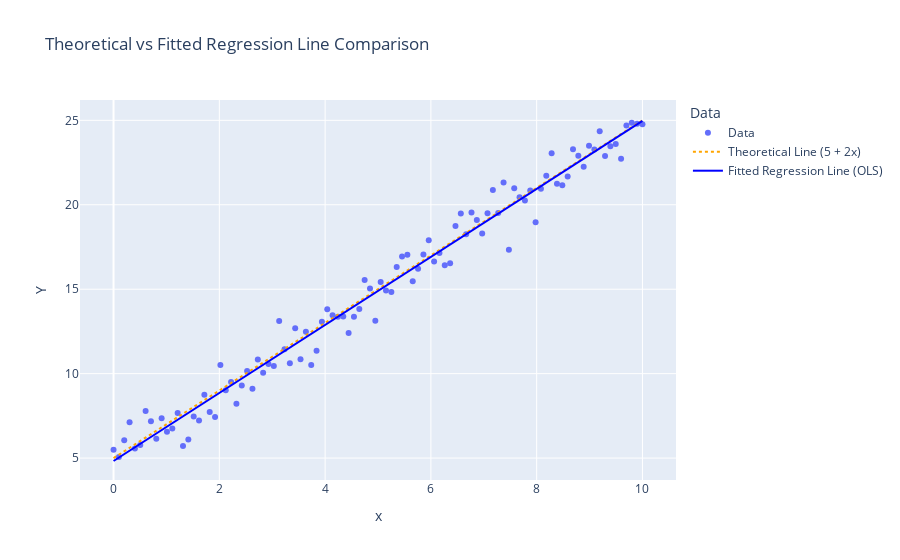

Here is the notebook cell this chart was saved with:
### Markdown cell above
### Question 3

### Code cell
import pandas as pd
import numpy as np
import statsmodels.formula.api as smf
import plotly.graph_objects as go
import plotly.express as px

# Parameters of the linear model (from Question 1)
beta0 = 5       # Intercept
beta1 = 2       # Slope
sigma = 1       # Standard deviation of the error term

# Generate predictor variable (x) and response variable (Y)
np.random.seed(42)
n = 100
x = np.linspace(0, 10, n)
epsilon = np.random.normal(0, sigma, size=n)
Y = beta0 + beta1 * x + epsilon

# Combine x and Y into a DataFrame
df = pd.DataFrame({"x": x, "Y": Y})

# Fitting a Simple Linear Regression model using statsmodels (from Question 2)
model_data_specification = smf.ols("Y ~ x", data=df)
fitted_model = model_data_specification.fit()

# Create scatter plot using Plotly Express
df['Data'] = 'Data'  # Hack to add data to the legend
fig = px.scatter(df, x='x', y='Y', color='Data', title='Theoretical vs Fitted Regression Line Comparison')

# Adding the theoretical line (from Question 1)
x_range = np.array([df['x'].min(), df['x'].max()])
y_theoretical = beta0 + beta1 * x_range
fig.add_scatter(x=x_range, y=y_theoretical, mode='lines',
                name="Theoretical Line (5 + 2x)", 
                line=dict(dash='dot', color='orange'))

# Adding the fitted line (from Question 2)
fig.add_scatter(x=df['x'], y=fitted_model.fittedvalues,
                line=dict(color='blue'), name="Fitted Regression Line (OLS)")

# Display the plot
fig.show(renderer="png")

### Figure 1 — Plotly figure (JSON) as saved in the notebook; plotly's stock layout.template omitted (floating-point values rounded to 4 significant figures)
{"data": [{"hovertemplate": "Data=Data<br>x=%{x}<br>Y=%{y}<extra></extra>", "legendgroup": "Data", "marker": {"color": "#636efa", "symbol": "circle"}, "mode": "markers", "name": "Data", "orientation": "v", "showlegend": true, "type": "scatter", "x": [0, 0.101, 0.202, 0.303, 0.404, 0.5051, 0.6061, 0.7071, 0.8081, 0.9091, 1.01, 1.111, 1.212, 1.313, 1.414, 1.515, 1.616, 1.717, 1.818, 1.919, 2.02, 2.121, 2.222, 2.323, 2.424, 2.525, 2.626, 2.727, 2.828, 2.929, 3.03, 3.131, 3.232, 3.333, 3.434, 3.535, 3.636, 3.737, 3.838, 3.939, 4.04, 4.141, 4.242, 4.343, 4.444, 4.545, 4.646, 4.747, 4.848, 4.949, 5.051, 5.152, 5.253, 5.354, 5.455, 5.556, 5.657, 5.758, 5.859, 5.96, 6.061, 6.162, 6.263, 6.364, 6.465, 6.566, 6.667, 6.768, 6.869, 6.97, 7.071, 7.172, 7.273, 7.374, 7.475, 7.576, 7.677, 7.778, 7.879, 7.98, 8.081, 8.182, 8.283, 8.384, 8.485, 8.586, 8.687, 8.788, 8.889, 8.99, 9.091, 9.192, 9.293, 9.394, 9.495, 9.596, 9.697, 9.798, 9.899, 10], "xaxis": "x", "y": [5.497, 5.064, 6.052, 7.129, 5.574, 5.776, 7.791, 7.182, 6.147, 7.361, 6.557, 6.756, 7.666, 5.713, 6.103, 7.468, 7.219, 8.749, 7.728, 7.426, 10.51, 9.017, 9.512, 8.222, 9.304, 10.16, 9.102, 10.83, 10.06, 10.57, 10.46, 13.11, 11.45, 10.61, 12.69, 10.85, 12.48, 10.52, 11.35, 13.08, 13.82, 13.45, 13.37, 13.39, 12.41, 13.37, 13.83, 15.55, 15.04, 13.14, 15.43, 14.92, 14.83, 16.32, 16.94, 17.04, 15.47, 16.21, 17.05, 17.89, 16.64, 17.14, 16.42, 16.53, 18.74, 19.49, 18.26, 19.54, 19.1, 18.29, 19.5, 20.88, 19.51, 21.31, 17.33, 20.97, 20.44, 20.26, 20.85, 18.97, 20.94, 21.72, 23.04, 21.25, 21.16, 21.67, 23.29, 22.9, 22.25, 23.49, 23.28, 24.35, 22.88, 23.46, 23.6, 22.73, 24.69, 24.86, 24.8, 24.77], "yaxis": "y"}, {"line": {"color": "orange", "dash": "dot"}, "mode": "lines", "name": "Theoretical Line (5 + 2x)", "type": "scatter", "x": [0, 10], "y": [5, 25]}, {"line": {"color": "blue"}, "name": "Fitted Regression Line (OLS)", "type": "scatter", "x": [0, 0.101, 0.202, 0.303, 0.404, 0.5051, 0.6061, 0.7071, 0.8081, 0.9091, 1.01, 1.111, 1.212, 1.313, 1.414, 1.515, 1.616, 1.717, 1.818, 1.919, 2.02, 2.121, 2.222, 2.323, 2.424, 2.525, 2.626, 2.727, 2.828, 2.929, 3.03, 3.131, 3.232, 3.333, 3.434, 3.535, 3.636, 3.737, 3.838, 3.939, 4.04, 4.141, 4.242, 4.343, 4.444, 4.545, 4.646, 4.747, 4.848, 4.949, 5.051, 5.152, 5.253, 5.354, 5.455, 5.556, 5.657, 5.758, 5.859, 5.96, 6.061, 6.162, 6.263, 6.364, 6.465, 6.566, 6.667, 6.768, 6.869, 6.97, 7.071, 7.172, 7.273, 7.374, 7.475, 7.576, 7.677, 7.778, 7.879, 7.98, 8.081, 8.182, 8.283, 8.384, 8.485, 8.586, 8.687, 8.788, 8.889, 8.99, 9.091, 9.192, 9.293, 9.394, 9.495, 9.596, 9.697, 9.798, 9.899, 10], "y": [4.827, 5.031, 5.234, 5.437, 5.641, 5.844, 6.048, 6.251, 6.454, 6.658, 6.861, 7.065, 7.268, 7.472, 7.675, 7.878, 8.082, 8.285, 8.489, 8.692, 8.895, 9.099, 9.302, 9.506, 9.709, 9.913, 10.12, 10.32, 10.52, 10.73, 10.93, 11.13, 11.34, 11.54, 11.74, 11.95, 12.15, 12.35, 12.56, 12.76, 12.96, 13.17, 13.37, 13.57, 13.78, 13.98, 14.18, 14.39, 14.59, 14.79, 15.0, 15.2, 15.4, 15.61, 15.81, 16.01, 16.22, 16.42, 16.63, 16.83, 17.03, 17.24, 17.44, 17.64, 17.85, 18.05, 18.25, 18.46, 18.66, 18.86, 19.07, 19.27, 19.47, 19.68, 19.88, 20.08, 20.29, 20.49, 20.69, 20.9, 21.1, 21.3, 21.51, 21.71, 21.91, 22.12, 22.32, 22.52, 22.73, 22.93, 23.13, 23.34, 23.54, 23.74, 23.95, 24.15, 24.35, 24.56, 24.76, 24.97]}], "layout": {"legend": {"title": {"text": "Data"}, "tracegroupgap": 0}, "title": {"text": "Theoretical vs Fitted Regression Line Comparison"}, "xaxis": {"anchor": "y", "domain": [0, 1], "title": {"text": "x"}}, "yaxis": {"anchor": "x", "domain": [0, 1], "title": {"text": "Y"}}}}
